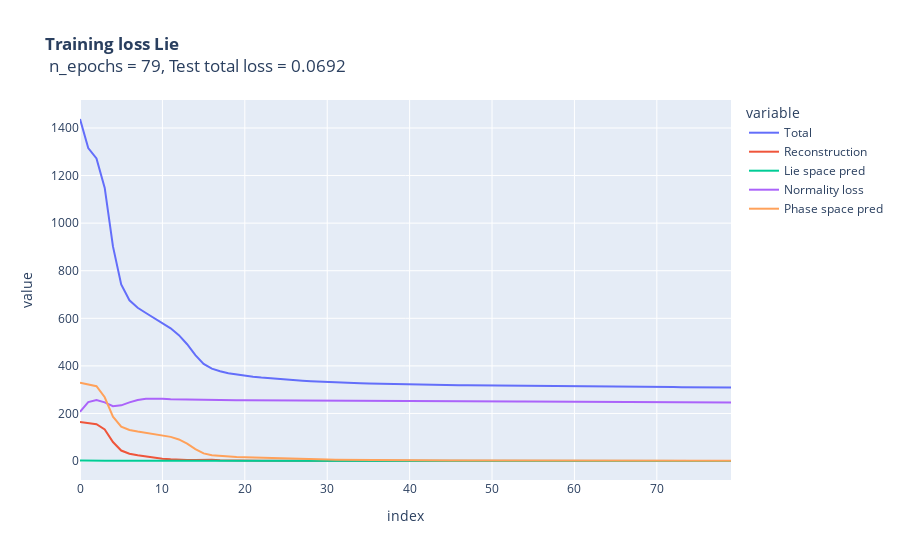

The notebook cell saved with this chart:
### Code cell
px.line(df_loss2, title = f"<b>Training loss Lie</b> <br> n_epochs = {epoch}, Test total loss = {np.round(tensor_loss_val.item(),4)}").show()
